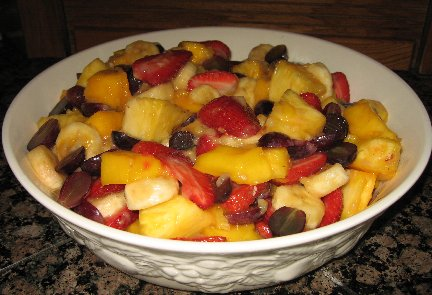
#> input picture DATA/fruit2.jpg, 432 x 295 px
$ python Refined_Sobel_Lab_04.py
#> lines starting #> are read from the running program, lines starting #| are printed output that depends on the picture

import cv2
import sys

# Load the image
filename = 'fruit2.jpg'
readimg = cv2.imread(filename)
#> readimg is the input picture: shape (295, 432, 3); mean B, G, R 53.5, 90.8, 124.9

# Check if image is loaded successfully
if readimg is None:
    print(f"Error: Could not open load image '{filename}'. Please check if the file exists.")
    sys.exit(1)

print(f"Successfully loaded '{filename}' with shape: {readimg.shape}")
#| Successfully loaded 'fruit2.jpg' with shape: (295, 432, 3)

# Define masks
maskSobelX = [[-1, 0, 1], [-2, 0, 2], [-1, 0, 1]]
maskSobelY = [[1, 2, 1], [0, 0, 0], [-1, -2, -1]]

# Get dimensions
height, width, channel = readimg.shape
#> height = 295; width = 432; channel = 3

# Initialize output image
mOutImg = readimg.copy() * 0
#> mOutImg: shape (295, 432, 3); every value is 0

# Initialize temporary lists for results (using flattened lists for performance similiar to original)
# We need to store the raw calculated values (which can be large/negative) before normalization.
pTmpXB = [0] * (width * height)
pTmpXG = [0] * (width * height)
pTmpXR = [0] * (width * height)
pTmpYB = [0] * (width * height)
pTmpYG = [0] * (width * height)
pTmpYR = [0] * (width * height)

print("Applying Sobel Masks...")

# 1. Apply Mask (Convolution)
for i in range(1, height - 1):
    for j in range(1, width - 1):
        newValueBx = 0; newValueGx = 0; newValueRx = 0
        newValueBy = 0; newValueGy = 0; newValueRy = 0

        # Convolve 3x3
        for mr in range(3):
            for mc in range(3):
                # Image pixel I(i+mc-1, j+mr-1). Note: Original code swapped mc/mr indexing match.
                # Let's align with typical correlation: center is (i, j).
                # mr is row offset (0,1,2) -> -1, 0, +1
                # mc is col offset (0,1,2) -> -1, 0, +1
                # To match the original snippet's logic exactly:
                # r,g,b = readimg[i+mc-1,j+mr-1]
                # maskSobelX[mr][mc]

                b, g, r = readimg[i + mc - 1, j + mr - 1] # OpenCV uses BGR by default

                # Careful with types, ensure calculations are integers/floats not uint8 overflow
                b = int(b); g = int(g); r = int(r)

                maskValX = maskSobelX[mr][mc]
                maskValY = maskSobelY[mr][mc]

                newValueBx += maskValX * b
                newValueGx += maskValX * g
                newValueRx += maskValX * r

                newValueBy += maskValY * b
                newValueGy += maskValY * g
                newValueRy += maskValY * r

        # Store results in flat arrays
        idx = i * width + j
        pTmpXB[idx] = newValueBx
        pTmpXG[idx] = newValueGx
        pTmpXR[idx] = newValueRx

        pTmpYB[idx] = newValueBy
        pTmpYG[idx] = newValueGy
        pTmpYR[idx] = newValueRy
#> after the loop, pTmpXB = 127440 items; pTmpXG = 127440 items; pTmpXR = 127440 items; pTmpYB = 127440 items; pTmpYG = 127440 items; pTmpYR = 127440 items

print("Calculating Gradient Magnitude...")

# 2. Calculate Gradient Magnitude (L1 Norm: |Gx| + |Gy|) and combine
# Reuse pTmpX arrays to store the final combined magnitude magnitude to save memory/steps
for i in range(1, height - 1):
    for j in range(1, width - 1):
        idx = i * width + j

        # Absolute values
        gx_b = abs(pTmpXB[idx])
        gx_g = abs(pTmpXG[idx])
        gx_r = abs(pTmpXR[idx])

        gy_b = abs(pTmpYB[idx])
        gy_g = abs(pTmpYG[idx])
        gy_r = abs(pTmpYR[idx])

        # Combine
        pTmpXB[idx] = gx_b + gy_b
        pTmpXG[idx] = gx_g + gy_g
        pTmpXR[idx] = gx_r + gy_r

print("Finding Min/Max for Normalization...")

# 3. Find global min and max for each channel to normalize
# Initialize with limits
minB = minG = minR = float('inf')
maxB = maxG = maxR = float('-inf')

for i in range(1, height - 1):
    for j in range(1, width - 1):
        idx = i * width + j

        valB = pTmpXB[idx]
        valG = pTmpXG[idx]
        valR = pTmpXR[idx]

        if valB < minB: minB = valB
        if valB > maxB: maxB = valB

        if valG < minG: minG = valG
        if valG > maxG: maxG = valG

        if valR < minR: minR = valR
        if valR > maxR: maxR = valR
#> after the loop, maxB = 1124; maxG = 1034; maxR = 1046; minB = 0; minG = 0; minR = 0

print(f"B: [{minB}, {maxB}], G: [{minG}, {maxG}], R: [{minR}, {maxR}]")
#| B: [0, 1124], G: [0, 1034], R: [0, 1046]

# 4. Calculate Normalization Constants
# Formula: result = (value - min) * (255 / (max - min))
# This scales the range [min, max] to [0, 255]

def get_norm_constants(min_val, max_val):
#> called with min_val = 0, max_val = 1124
    if max_val == min_val:
        return 0.0, 0.0 # Avoid division by zero if image is flat color
    scale = 255.0 / (max_val - min_val)
#> scale = 0.227
    offset = -min_val * scale # This is equivalent to: -255 * min / (max - min)
#> offset = 0
    return scale, offset

scaleB, offsetB = get_norm_constants(minB, maxB)
#> scaleB = 0.227; offsetB = 0
scaleG, offsetG = get_norm_constants(minG, maxG)
#> scaleG = 0.247; offsetG = 0
scaleR, offsetR = get_norm_constants(minR, maxR)
#> scaleR = 0.244; offsetR = 0

print("Applying Normalization to Output Image...")

# 5. Apply Normalization and Write to Output
for i in range(1, height - 1):
    for j in range(1, width - 1):
        idx = i * width + j

        # Calculate new normalized values
        newB = pTmpXB[idx] * scaleB + offsetB
        newG = pTmpXG[idx] * scaleG + offsetG
        newR = pTmpXR[idx] * scaleR + offsetR

        # Clamping is technically not needed if math is perfect, but good for safety
        # Casting to int truncates
        mOutImg[i, j] = [int(newB), int(newG), int(newR)]
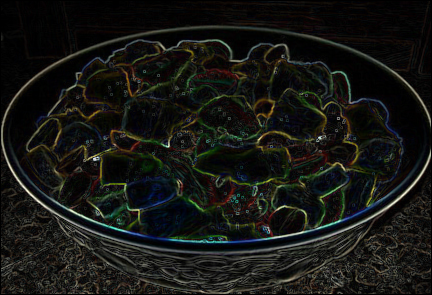
#> mOutImg: shape (295, 432, 3); mean B, G, R 19.7, 23, 22.2

print("Done.")

# Display results
cv2.imshow("Original", readimg)
cv2.imshow("Sobel Edge Detection", mOutImg)

print("Press any key to close windows...")
cv2.waitKey(0)
cv2.destroyAllWindows()
